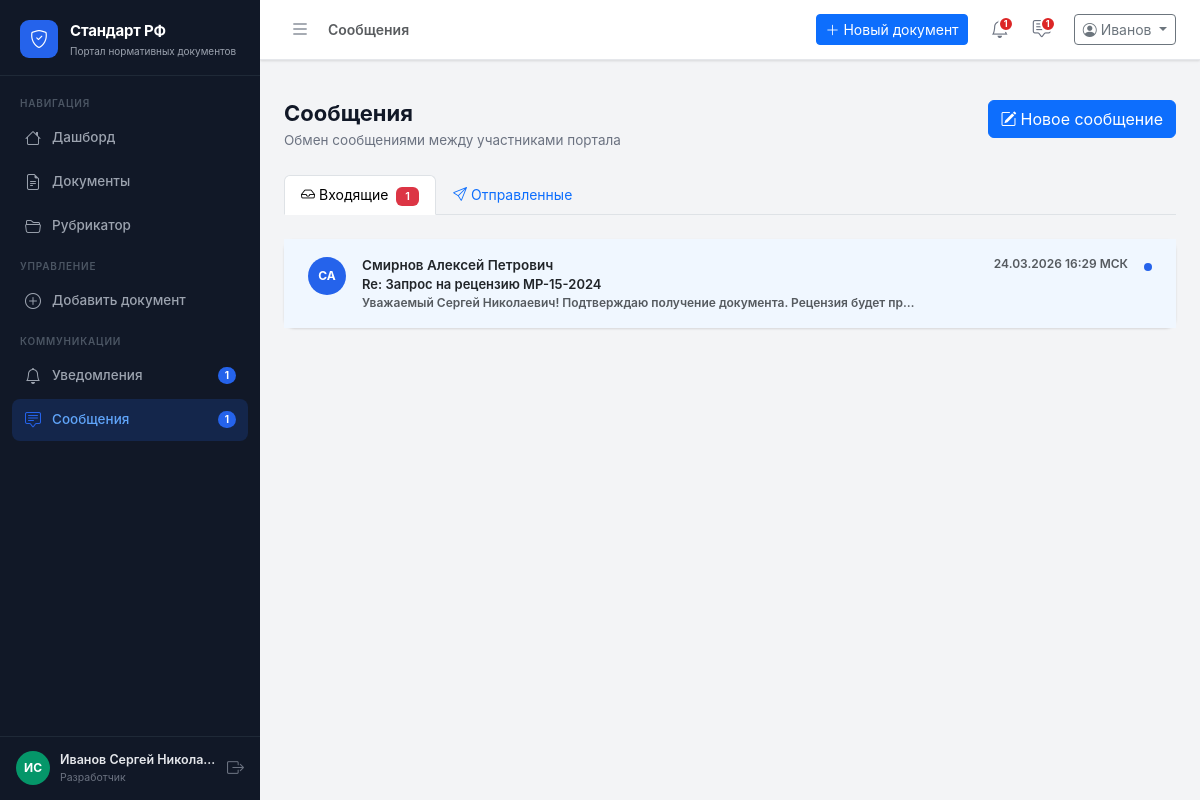
/messages/ (signed in), run on the app's committed database.
### app/models.py (models this page shows)
class User(db.Model):
    __tablename__ = 'users'
    id           = db.Column(db.Integer, primary_key=True)
    username     = db.Column(db.String(80), unique=True, nullable=False)
    email        = db.Column(db.String(120), unique=True, nullable=False)
    password     = db.Column(db.String(200), nullable=False, default='demo123')
    role         = db.Column(db.String(20), nullable=False)   # admin | org | expert
    full_name    = db.Column(db.String(200))
    organization = db.Column(db.String(300))
    position     = db.Column(db.String(200))
    created_at   = db.Column(db.DateTime, default=datetime.utcnow)
    phone        = db.Column(db.String(20))
    is_active    = db.Column(db.Boolean, default=True)
    org_id       = db.Column(db.Integer, db.ForeignKey('users.id'), nullable=True)
    rubric_id    = db.Column(db.Integer, db.ForeignKey('rubrics.id'), nullable=True)
    documents     = db.relationship('Document', backref='author', lazy=True,
                                    foreign_keys='Document.author_id')
    comments      = db.relationship('Comment', backref='author', lazy=True)
    notifications = db.relationship('Notification', backref='user', lazy=True)
    def get_initials(self):
        if self.full_name:
            parts = self.full_name.split()
            if len(parts) >= 2:
                return f"{parts[0][0]}{parts[1][0]}".upper()
            return self.full_name[:2].upper()
        return self.username[:2].upper()
    def role_label(self):
        return {'admin': 'Сис. администратор', 'org': 'Разработчик', 'organization': 'Организация', 'expert': 'Эксперт'}.get(self.role, self.role)
    def unread_notifications(self):
        return Notification.query.filter_by(user_id=self.id, is_read=False).count()
    def unread_messages(self):
        return Message.query.filter_by(receiver_id=self.id, is_read=False).count()

class Message(db.Model):
    __tablename__ = 'messages'
    id          = db.Column(db.Integer, primary_key=True)
    sender_id   = db.Column(db.Integer, db.ForeignKey('users.id'), nullable=False)
    receiver_id = db.Column(db.Integer, db.ForeignKey('users.id'), nullable=False)
    subject     = db.Column(db.String(300))
    text        = db.Column(db.Text, nullable=False)
    is_read     = db.Column(db.Boolean, default=False)
    created_at  = db.Column(db.DateTime, default=datetime.utcnow)
    sender   = db.relationship('User', foreign_keys=[sender_id],   backref='sent_messages')
    receiver = db.relationship('User', foreign_keys=[receiver_id], backref='received_messages')

### app/routes/messages.py (the view)
@messages_bp.route('/')
@login_required
def index():
    user  = get_current_user()
    inbox = (Message.query.filter_by(receiver_id=user.id)
             .order_by(Message.created_at.desc()).all())
    sent  = (Message.query.filter_by(sender_id=user.id)
             .order_by(Message.created_at.desc()).all())
    return render_template('messages/index.html', inbox=inbox, sent=sent, user=user)

### app/utils.py (called while the page is built)
def login_required(f):
    @wraps(f)
    def decorated(*args, **kwargs):
        if 'user_id' not in session:
            return redirect(url_for('auth.login'))
        return f(*args, **kwargs)
    return decorated

def get_current_user():
    if 'user_id' in session:
        return User.query.get(session['user_id'])
    return None

### app/templates/messages/index.html (shortened to what this page needs)
{% extends 'base.html' %}
{% block page_title %}Сообщения{% endblock %}
{% block content %}
<div class="page-header d-flex align-items-start justify-content-between">
  <div>
    <h1>Сообщения</h1>
    <p>Обмен сообщениями между участниками портала</p>
  </div>
  <a href="{{ url_for('messages.compose') }}" class="btn btn-primary">
    <i class="bi bi-pencil-square me-1"></i>Новое сообщение
  </a>
</div>
<ul class="nav nav-tabs mb-4" id="msgTabs">
  <li class="nav-item">
    <button class="nav-link active" data-bs-toggle="tab" data-bs-target="#inbox">
      <i class="bi bi-inbox me-1"></i>Входящие
      {% set unread = inbox | selectattr('is_read','false') | list %}
      {% if unread %}<span class="badge bg-danger ms-1">{{ unread|length }}</span>{% endif %}
    </button>
  </li>
  <li class="nav-item">
    <button class="nav-link" data-bs-toggle="tab" data-bs-target="#sent">
      <i class="bi bi-send me-1"></i>Отправленные
    </button>
  </li>
</ul>
<div class="tab-content">
  <div class="tab-pane fade show active" id="inbox">
    <div class="card">
      <div class="card-body p-0">
        {% if inbox %}
        {% for msg in inbox %}
        <a href="{{ url_for('messages.view', msg_id=msg.id) }}"
           class="d-flex align-items-start gap-3 px-4 py-3
                  text-decoration-none text-dark list-group-item-action
                  {% if not msg.is_read %}fw-semibold{% endif %}"
           style="{% if not msg.is_read %}background:#f0f7ff;{% endif %}">
          <div class="user-avatar flex-shrink-0"
               style="width:38px;height:38px;font-size:12px;
                      background:#2563eb;margin-top:2px;">
            {{ msg.sender.get_initials() }}
          </div>
          <div class="flex-grow-1 min-w-0">
            <div class="d-flex justify-content-between gap-2">
              <span style="font-size:13.5px;">{{ msg.sender.full_name }}</span>
              <span class="text-muted flex-shrink-0" style="font-size:12px;">
                {{ (msg.created_at | msk).strftime('%d.%m.%Y %H:%M') }} МСК
              </span>
            </div>
            <div class="{% if not msg.is_read %}text-dark{% else %}text-muted{% endif %}"
                 style="font-size:13px;">
              {{ msg.subject or '(без темы)' }}
            </div>
            <div class="text-muted text-truncate" style="font-size:12px;">
              {{ msg.text[:80] }}{% if msg.text|length > 80 %}…{% endif %}
            </div>
          </div>
          {% if not msg.is_read %}
          <div class="flex-shrink-0 mt-2">
            <div style="width:8px;height:8px;background:#2563eb;border-radius:50%;"></div>
          </div>
          {% endif %}
        </a>
        {% endfor %}
        {% else %}
        <div class="text-center py-5 text-muted">
          <i class="bi bi-inbox" style="font-size:40px;opacity:.25;"></i>
          <p class="mt-3 mb-0">Входящих сообщений нет</p>
        </div>
        {% endif %}
      </div>
    </div>
  </div>
</div>
{% endblock %}

### app/templates/base.html (shortened to what this page needs)
<!DOCTYPE html>
<html lang="ru">
<head>
  <link rel="stylesheet"
        href="https://cdn.jsdelivr.net/npm/bootstrap@5.3.3/dist/css/bootstrap.min.css" />
  <link rel="stylesheet"
        href="https://cdn.jsdelivr.net/npm/bootstrap-icons@1.11.3/font/bootstrap-icons.min.css" />
  <link rel="stylesheet" href="{{ url_for('static', filename='css/main.css') }}" />
</head>
<body>
<aside class="sidebar" id="sidebar">
  <div class="sidebar-brand">
    <div class="brand-icon"><i class="bi bi-shield-check"></i></div>
    <div class="brand-text">
      <span class="brand-title">Стандарт РФ</span>
      <span class="brand-sub">Портал нормативных документов</span>
    </div>
  </div>
  <nav class="sidebar-nav">
    <div class="nav-section-label">Навигация</div>
    <a href="{{ url_for('main.dashboard') }}"
       class="nav-link {% if request.endpoint == 'main.dashboard' %}active{% endif %}"
       data-title="Дашборд">
      <i class="bi bi-house"></i><span>Дашборд</span>
    </a>
    <a href="{{ url_for('documents.list_documents') }}"
       class="nav-link {% if request.blueprint == 'documents' and request.endpoint != 'documents.add' %}active{% endif %}"
       data-title="Документы">
      <i class="bi bi-file-earmark-text"></i><span>Документы</span>
    </a>
    <a href="{{ url_for('rubrics.index') }}"
       class="nav-link {% if request.blueprint == 'rubrics' %}active{% endif %}"
       data-title="Рубрикатор">
      <i class="bi bi-folder2-open"></i><span>Рубрикатор</span>
    </a>
    {% if session.role in ('admin', 'org', 'organization') %}
    <div class="nav-section-label mt-2">Управление</div>
    {% if session.role == 'org' %}
    <a href="{{ url_for('documents.add') }}"
       class="nav-link {% if request.endpoint == 'documents.add' %}active{% endif %}"
       data-title="Добавить документ">
      <i class="bi bi-plus-circle"></i><span>Добавить документ</span>
    </a>
    {% endif %}
    {% endif %}
    <div class="nav-section-label mt-2">Коммуникации</div>
    <a href="{{ url_for('notifications.index') }}"
       class="nav-link {% if request.blueprint == 'notifications' %}active{% endif %}"
       data-title="Уведомления">
      <i class="bi bi-bell"></i><span>Уведомления</span>
      {% set unread_n = current_user.unread_notifications() if current_user else 0 %}
      {% if unread_n > 0 %}
      <span class="nav-badge">{{ unread_n }}</span>
      {% endif %}
    </a>
    <a href="{{ url_for('messages.index') }}"
       class="nav-link {% if request.blueprint == 'messages' %}active{% endif %}"
       data-title="Сообщения">
      <i class="bi bi-chat-square-text"></i><span>Сообщения</span>
      {% set unread_m = current_user.unread_messages() if current_user else 0 %}
      {% if unread_m > 0 %}
      <span class="nav-badge">{{ unread_m }}</span>
      {% endif %}
    </a>
  </nav>
  <div class="sidebar-footer">
    <div class="user-card">
      {% set _avatar_colors = ['#2563eb','#7c3aed','#059669','#d97706','#dc2626'] %}
      <div class="user-avatar" style="background:{{ _avatar_colors[(current_user.id % _avatar_colors|length) if current_user else 0] }}">
        {{ current_user.get_initials() if current_user else '?' }}
      </div>
      <div class="user-info">
        <div class="user-name">{{ session.full_name or 'Гость' }}</div>
        <div class="user-role">{{ current_user.role_label() if current_user else '' }}</div>
      </div>
    </div>
    <a href="{{ url_for('auth.logout') }}" class="btn-logout" title="Выйти">
      <i class="bi bi-box-arrow-right"></i>
    </a>
  </div>
</aside>
<div class="main-wrapper">
  <header class="topbar">
    <button class="sidebar-toggle" id="sidebarToggle">
      <i class="bi bi-list"></i>
    </button>
    <div class="topbar-breadcrumb">
      {% block breadcrumb %}
      <span class="text-muted">{% block page_title %}{% endblock %}</span>
      {% endblock %}
    </div>
    <div class="topbar-actions ms-auto">
      {% if session.role == 'org' %}
      <a href="{{ url_for('documents.add') }}" class="btn btn-primary btn-sm me-2">
        <i class="bi bi-plus-lg me-1"></i>Новый документ
      </a>
      {% endif %}
      <a href="{{ url_for('notifications.index') }}" class="topbar-icon-btn" title="Уведомления">
        {% set unread_n = current_user.unread_notifications() if current_user else 0 %}
        {% if unread_n > 0 %}<span class="dot-badge">{{ unread_n }}</span>{% endif %}
      </a>
      <a href="{{ url_for('messages.index') }}" class="topbar-icon-btn" title="Сообщения">
        {% set unread_m = current_user.unread_messages() if current_user else 0 %}
        {% if unread_m > 0 %}<span class="dot-badge">{{ unread_m }}</span>{% endif %}
      </a>
      <div class="dropdown ms-2">
        <button class="btn btn-outline-secondary btn-sm dropdown-toggle" data-bs-toggle="dropdown">
          <i class="bi bi-person-circle me-1"></i>{{ session.full_name.split()[0] if session.full_name else 'Гость' }}
        </button>
      </div>
    </div>
  </header>
  <div class="flash-container">
  </div>
  <main class="page-content">
    {% block content %}{% endblock %}
  </main>
</div>
</body>
</html>

### data on the page
User: full_name "ИС", role "Разработчик"
Message: sender.get_initials "СА", sender.full_name "Смирнов Алексей Петрович", created_at "24.03.2026 16:29", subject "Re: Запрос на рецензию МР-15-2024", text "Уважаемый Сергей Николаевич! Подтверждаю получение документа. Рецензия будет пр", is_read False (drawn)

### other printed values
{{ unread_n }} "1"
{{ unread_m }} "1"
{{ session.full_name or 'Гость' }} "Иванов Сергей Никола…"
{{ session.full_name.split()[0] if session.full_name else 'Гость' }} "Иванов"
{{ unread|length }} "1"
